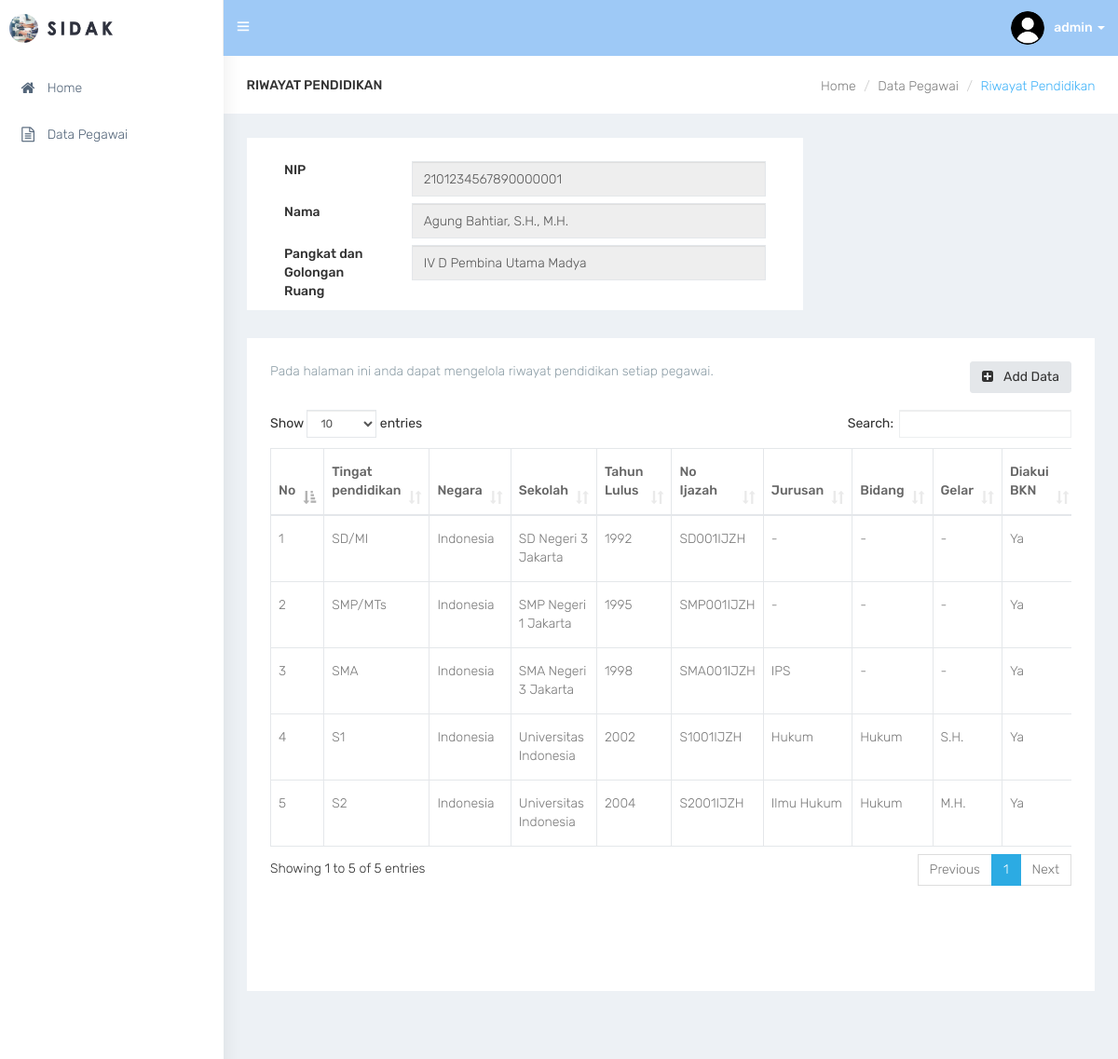
/pendidikan/1 (signed in), run on the app's committed database.
### tables this page shows
CREATE TABLE `user` (
  `us_id` int(11) NOT NULL,
  `ac_id` int(11) NOT NULL,
  `us_username` varchar(30) NOT NULL,
  `us_password` varchar(100) NOT NULL,
  `us_photo` varchar(100) NOT NULL,
  `us_email` varchar(30) NOT NULL
);

CREATE TABLE `pegawai` (
  `pe_id` int(11) NOT NULL,
  `pe_nama` varchar(255) NOT NULL,
  `pe_nip` varchar(30) NOT NULL,
  `pa_id` int(11) NOT NULL,
  `pe_tempat_lahir` varchar(100) NOT NULL,
  `pe_tanggal_lahir` date NOT NULL,
  `pe_jenis_kelamin` varchar(20) NOT NULL,
  `ag_id` int(11) NOT NULL,
  `st_id` int(11) NOT NULL,
  `pe_no_hp` varchar(15) NOT NULL,
  `pe_email` varchar(100) NOT NULL,
  `pe_no_bpjs` varchar(30) NOT NULL,
  `pr_id` char(2) NOT NULL,
  `kb_id` char(4) NOT NULL,
  `kc_id` char(7) NOT NULL,
  `kl_id` char(10) NOT NULL,
  `pe_alamat` varchar(255) NOT NULL,
  `pe_hobi` varchar(100) NOT NULL
);

CREATE TABLE `pangkat` (
  `pa_id` int(11) NOT NULL,
  `pa_keterangan` varchar(100) NOT NULL
);

CREATE TABLE `riwayat_pendidikan` (
  `rp_id` int(11) NOT NULL,
  `pe_id` int(11) NOT NULL,
  `tp_id` int(11) NOT NULL,
  `rp_negara` varchar(30) NOT NULL,
  `rp_sekolah` varchar(255) NOT NULL,
  `rp_tahun_lulus` year(4) NOT NULL,
  `rp_no_ijazah` varchar(100) NOT NULL,
  `rp_jurusan` varchar(255) NOT NULL,
  `rp_bidang` varchar(255) NOT NULL,
  `rp_gelar` varchar(10) NOT NULL,
  `rp_bkn` varchar(10) NOT NULL
);

CREATE TABLE `tingkat_pendidikan` (
  `tp_id` int(11) NOT NULL,
  `tp_jenjang` varchar(30) NOT NULL
);

### pendidikan.php (the view, shortened to what this page needs)
<div id="page-wrapper">
    <div class="container-fluid">
        <div class="row bg-title">
            <div class="col-lg-3 col-md-4 col-sm-4 col-xs-12">
                <h4 class="page-title">Riwayat Pendidikan</h4>
            </div>
            <div class="col-lg-9 col-sm-8 col-md-8 col-xs-12">
                <ol class="breadcrumb">
                    <li><a href="index">Home</a></li>
                    <li><a href="data">Data Pegawai</a></li>
                    <li class="active">Riwayat Pendidikan</li>
                </ol>
            </div>
        </div>
        <div class="row">
            <div class="col-sm-12">
                <?php
                    require_once(__DIR__.'/lib/config.php');
                    if (isset($_GET['id'])) {
                        $id = $_GET['id'];
                        $peg_sql = "SELECT * FROM pegawai JOIN pangkat USING(pa_id) WHERE pe_id='$id'";
                        $peg_query = $conn->query($peg_sql);
                        $peg = $peg_query->fetch(PDO::FETCH_OBJ);
                    }
                ?>
            </div>
        </div>
        <div class="row">
            <div class="col-sm-8">
                <div class="white-box">
                    <form>
                        <div class="form-group">
                            <label class="col-sm-3">NIP</label>
                            <div class="col-sm-9"><input type="text" name="nip" class="form-control" value="<?php echo $peg->pe_nip; ?>" disabled></div>
                            <br>
                        </div>
                        <div class="form-group">
                            <label class="col-sm-3">Nama</label>
                            <div class="col-sm-9"><input type="text" name="nama" class="form-control" value="<?php echo $peg->pe_nama; ?>" disabled></div>
                            <br>
                        </div>
                        <div class="form-group">
                            <label class="col-sm-3">Pangkat dan Golongan Ruang</label>
                            <div class="col-sm-9"><input type="text" name="pangkat" class="form-control" value="<?php echo $peg->pa_keterangan; ?>" disabled></div>
                            <br>
                        </div>
                    </form>
                </div>
            </div>
        </div>
        <div class="row">
            <div class="col-sm-12">
                <div class="white-box">
                    <a href="pendidikan-add/<?php echo $id ?>" class="btn btn-default pull-right m-l-20 hidden-xs hidden-sm waves-effect waves-light"><i class="fa fa-plus-square fa-fw" aria-hidden="true"></i> Add Data</a>
                    <p class="text-muted">Pada halaman ini anda dapat mengelola riwayat pendidikan setiap pegawai.</p><br>
                    <div class="table-responsive">
                        <table class="table table-bordered" id="table_id">
                            <thead>
                                <tr>
                                    <th>No</th>
                                    <th>Tingat pendidikan</th>
                                    <th>Negara</th>
                                    <th>Sekolah</th>
                                    <th>Tahun Lulus</th>
                                    <th>No Ijazah</th>
                                    <th>Jurusan</th>
                                    <th>Bidang</th>
                                    <th>Gelar</th>
                                    <th>Diakui BKN</th>
                                </tr>
                            </thead>
                            <tbody>
                                <?php
                                    $sql = "SELECT * FROM riwayat_pendidikan JOIN tingkat_pendidikan USING(tp_id) WHERE pe_id='$id' ORDER BY tp_id";
                                    $query = $conn->query($sql);
                                    $check = $query->rowCount();
                                    if ($check >= 1) {
                                        while($data = $query->fetch(PDO::FETCH_OBJ)){
                                            echo '
                                            <tr>
                                            <td>'.$data->tp_id.'</td>
                                            <td>'.$data->tp_jenjang.'</td>
                                            <td>'.$data->rp_negara.'</td>
                                            <td>'.$data->rp_sekolah.'</td>
                                            <td>'.$data->rp_tahun_lulus.'</td>
                                            <td>'.$data->rp_no_ijazah.'</td>
                                            <td>'.$data->rp_jurusan.'</td>
                                            <td>'.$data->rp_bidang.'</td>
                                            <td>'.$data->rp_gelar.'</td>
                                            <td>'.$data->rp_bkn.'</td>
                                            <td>
                                                <a href="pendidikan-edit/'.$data->rp_id.'" class="btn btn-default waves-effect waves-light"><i class="fa fa-pencil fa-fw" aria-hidden="true"></i></a>
                                            </td>
                                            </tr>';
                                        }
                                    }
                                    else{
                                        echo "
                                        <tr>
                                        <td colspan='11' style='text-align:center;'>Table is empty</td>
                                        </tr>";
                                    }
                                ?>
                            </tbody>
                        </table><br><br><br><br>
                    </div>
                </div>
            </div>
        </div>
    </div>
</div>

### lib/lib-topbar.php (shortened to what this page needs)
<nav class="navbar navbar-default navbar-static-top m-b-0">
    <div class="navbar-header" style="background: #9ec9f6;">
        <div class="top-left-part">
            <a class="logo" href="index">
                <b>
                <img src="images/admin-lg.png" alt="home" class="light-logo" style="max-height: 31px;" /></b>
                <span class="hidden-xs">
                <img src="images/admin-tx.png" alt="home" class="light-logo" style="max-height: 15px;" /></span>
            </a>
        </div>
        <ul class="nav navbar-top-links navbar-left">
            <li><a href="javascript:void(0)" class="open-close waves-effect waves-light"><i class="ti-menu"></i></a></li>
        </ul>
        <?php
            require_once(__DIR__.'/config.php');
            $id = $_SESSION['id'];
            $sql = "SELECT * FROM user JOIN access_control USING(ac_id) WHERE us_id='$id'";
            $query = $conn->query($sql);
            $data = $query->fetch(PDO::FETCH_OBJ);
        ?>
        <ul class="nav navbar-top-links navbar-right pull-right">
            <li class="dropdown">
                <a class="dropdown-toggle profile-pic" data-toggle="dropdown" href="#"> <img src="images/user/<?php echo $data->us_photo;?>" alt="user-img" width="36" class="img-circle"><b class="hidden-xs"><?php echo $data->us_username;?> </b><span class="caret"></span> </a>
            </li>
        </ul>
    </div>
</nav>

### css/default.css (style rules this page uses)
body { background: #fff; }
.top-left-part { background: #fff; }
.top-left-part .light-logo { display: inline-block; }
.navbar-header { background: #2f323e; }
.navbar-top-links > li > a { color: #ffffff; }
.bg-title .breadcrumb .active { color: #41b3f9; }

### data on the page
user: us_photo (picture), us_username "admin"
pegawai: nip "2101234567890000001", nama "Agung Bahtiar, S.H., M.H.", pangkat "IV D Pembina Utama Madya"
riwayat_pendidikan: tp "1", tp.tp_jenjang "SD/MI", rp_negara "Indonesia", rp_sekolah "SD Negeri 3 Jakarta", rp_tahun_lulus "1992", rp_no_ijazah "SD001IJZH", rp_jurusan "-", rp_bidang "-", rp_gelar "-", rp_bkn "Ya"
riwayat_pendidikan: tp "2", tp.tp_jenjang "SMP/MTs", rp_negara "Indonesia", rp_sekolah "SMP Negeri 1 Jakarta", rp_tahun_lulus "1995", rp_no_ijazah "SMP001IJZH", rp_jurusan "-", rp_bidang "-", rp_gelar "-", rp_bkn "Ya"
riwayat_pendidikan: tp "3", tp.tp_jenjang "SMA", rp_negara "Indonesia", rp_sekolah "SMA Negeri 3 Jakarta", rp_tahun_lulus "1998", rp_no_ijazah "SMA001IJZH", rp_jurusan "IPS", rp_bidang "-", rp_gelar "-", rp_bkn "Ya"
riwayat_pendidikan: tp "4", tp.tp_jenjang "S1", rp_negara "Indonesia", rp_sekolah "Universitas Indonesia", rp_tahun_lulus "2002", rp_no_ijazah "S1001IJZH", rp_jurusan "Hukum", rp_bidang "Hukum", rp_gelar "S.H.", rp_bkn "Ya"
riwayat_pendidikan: tp "5", tp.tp_jenjang "S2", rp_negara "Indonesia", rp_sekolah "Universitas Indonesia", rp_tahun_lulus "2004", rp_no_ijazah "S2001IJZH", rp_jurusan "Ilmu Hukum", rp_bidang "Hukum", rp_gelar "M.H.", rp_bkn "Ya"
